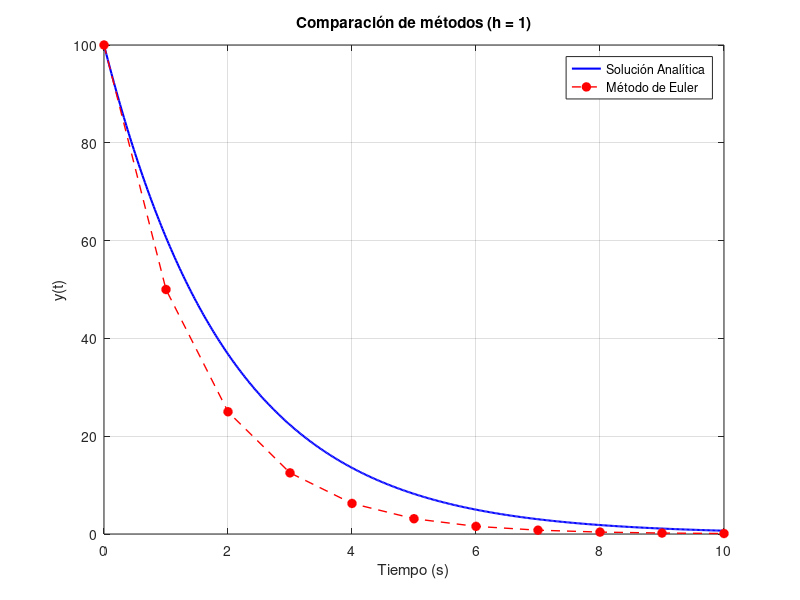

Here is the MATLAB script that generated this plot:
% Descripcion: Resuelve la ecuacion dy/dt = -k*y usando el metodo de Euler
%              y compara con la solucion analitica para visualizar precision.
% Parametros:
%   k = Constante de decaimiento
%   t_final = Tiempo total de simulacion
%   h = Paso de tiempo
%   y0 = Condicion inicial

clear; clc; close all;

% Parametros iniciales
k = 0.5;            % Constante de decaimiento
t_final = 10;       % Tiempo de simulacion
h = 1.0;            % Paso temporal (experimentar con 0.5, 2)
y0 = 100;           % Valor inicial

% Metodo de Euler
t = 0:h:t_final;    % Vector temporal
y = zeros(size(t)); % Prealocacion
y(1) = y0;

for i = 1:length(t)-1
    y(i+1) = y(i) + (-k*y(i))*h; % Formula de Euler: y_{n+1} = y_n + h*f(t_n, y_n)
end

% Solucion analitica
t_analitico = linspace(0, t_final, 500);
y_analitico = y0 * exp(-k*t_analitico);

% Grafico comparativo
figure('Color', 'white');
plot(t_analitico, y_analitico, 'b-', 'LineWidth', 1.5, 'DisplayName', 'Solución Analítica');
hold on;
plot(t, y, 'ro--', 'LineWidth', 1, 'MarkerFaceColor', 'r', 'DisplayName', 'Método de Euler');
hold off;

title(['Comparación de métodos (h = ' num2str(h) ')']);
xlabel('Tiempo (s)');
ylabel('y(t)');
legend('Location', 'best');
grid on;

% Info adicional en consola
fprintf('Decaimiento exponencial con Método de Euler\n');
fprintf('Constante k: %.2f\n', k);
fprintf('Error relativo final: %.2f%%\n', 100*abs(y(end)-y0*exp(-k*t_final))/y0);